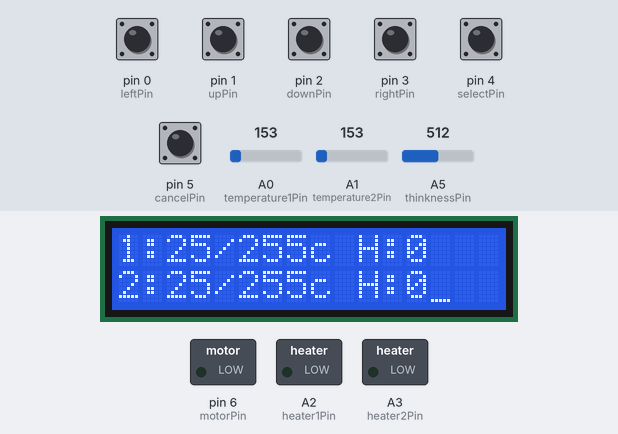
Recording of a sketch running on a simulated Arduino Uno, built with avr-gcc and run on an emulated ATmega328P. Parts: 16×2 character LCD, switched loads named in the sketch (green lamp = pin HIGH). Inputs (shaded band) come from the test bench; at power-on: pin 0 (leftPin), pin 1 (upPin), pin 2 (downPin), pin 3 (rightPin), pin 4 (selectPin), pin 5 (cancelPin) HIGH, A0 (temperature1Pin) = 153, A1 (temperature2Pin) = 153, A5 (thinknessPin) = 512. EEPROM starts erased.

Above: at 1.2 s.
1.3 s: pin 0 (leftPin) pulled LOW for 1 s
At 3.4 s:
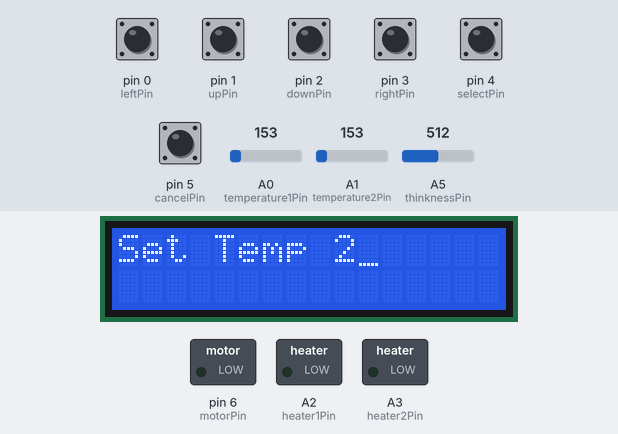
3.8 s: pin 4 (selectPin) pulled LOW for 1 s
At 5.5 s:
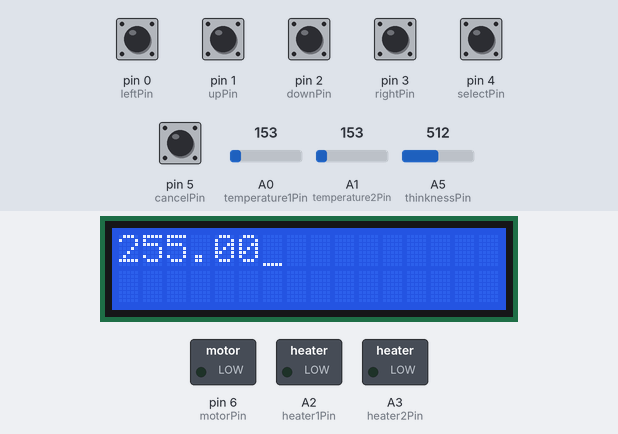
6.3 s: pin 3 (rightPin) pulled LOW for 1 s
At 6.73 s:
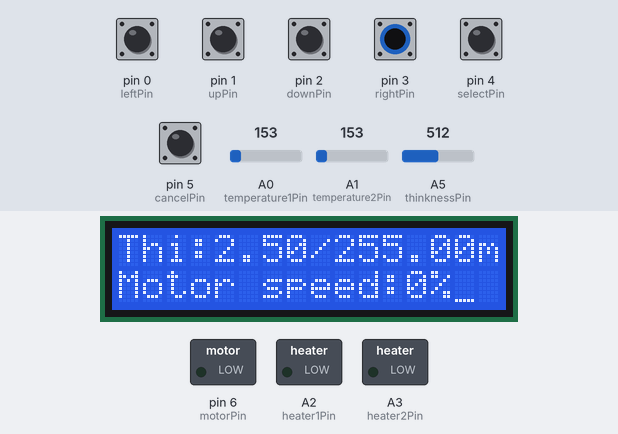
8.8 s: pin 1 (upPin) pulled LOW for 0.15 s
At 9.8 s:
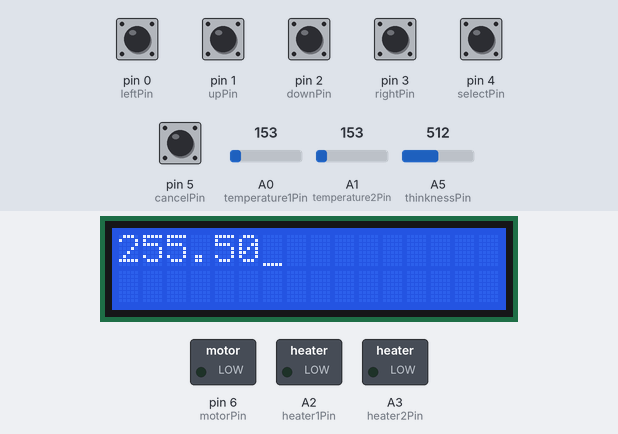
10.4 s: pin 2 (downPin) pulled LOW for 0.15 s
At 10.9 s:
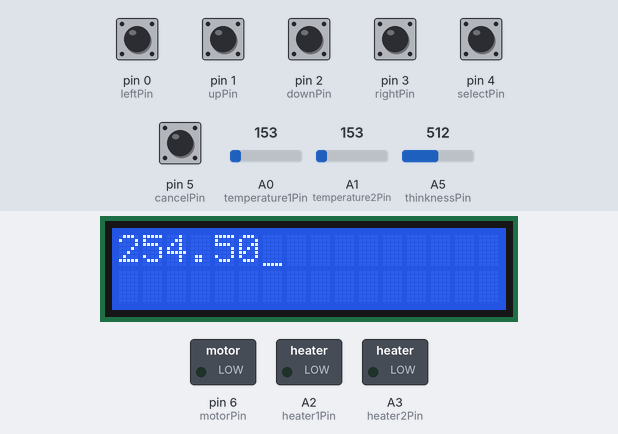
12.0 s: pin 1 (upPin) pulled LOW for 1 s
At 13.6 s:
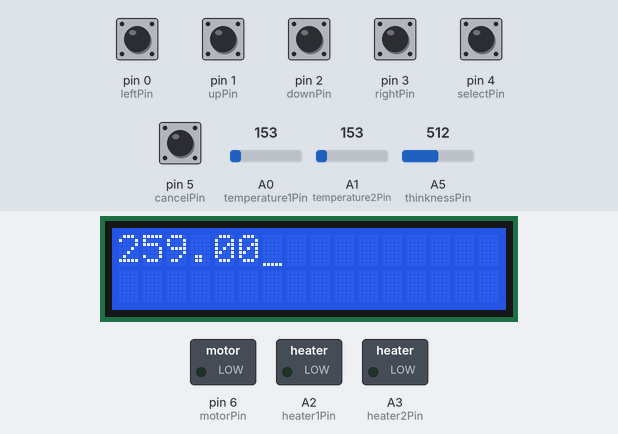
Timing chart, 0 to 15.1 s (numbered marks = the images above; inputs shaded):
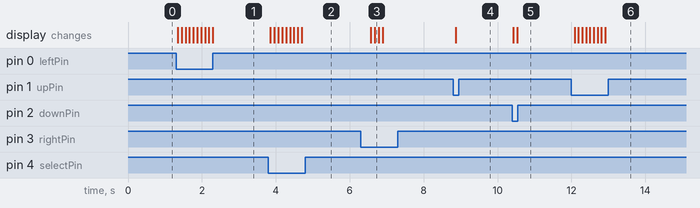

Measured:
- after the input at 1.3 s, the display: first changes after 0.05 s (image 1 shows a later state)
- after the input at 3.8 s, the display: changes after 0.06 s (image 2)
- after the input at 6.3 s, the display: first changes after 0.27 s (image 3 shows a later state)
- after the input at 8.8 s, the display: changes after 0.06 s (image 4)
- after the input at 10.4 s, the display: first changes at once (image 5 shows a later state)
- after the input at 12.0 s, the display: first changes after 0.09 s (image 6 shows a later state)

The sketch:

plastic_extruder1.ino
```cpp
#include <EEPROM.h>
#include <LiquidCrystal.h>
#include <math.h>

float menuLoadValueHandler();
void menuHandler();
void menuDisplayInfo0Handler();
void menuDisplayInfor1Handler();
int menuSaveHandler();
float voltageReadingToCelsius(int reading);
float mapfloat(float x, float in_min, float in_max, float out_min, float out_max);
void loadValuesFromEeprom();


LiquidCrystal lcd(12, 11, 10, 9, 8, 7);

int upPin = 1;
int downPin = 2;
int leftPin = 0;
int rightPin = 3;
int selectPin = 4;
int cancelPin = 5;

int thinknessPin = A5;
int motorPin = 6;
int heater1Pin = A2;
int heater2Pin = A3;
int temperature1Pin = A0;
int temperature2Pin = A1;

int start = 0;
float temperature1current = 0;
float temperature2current = 0;
float temperature1target = 100;
float temperature2target = 50;

float motorSpeed = 0;
float motorSpeedStep = 0.5;

float thicknessTarget = 1.75;
float thicknessCurrent = 0;

int temperature1Reached = 0;
int temperature2Reached = 0;
int heater1On = 0;
int heater2On = 0;

int menuSelected = 0;
int menuEditMode = 0;
float menuEditValueTemp = 0;
float menuEditValueStep = 0.5;

int savedValuesToEepromAddress = 0;
int temperature1targetAddress = 1;
int temperature2targetAddress = 5;
int motorSpeedStepAddress = 9;
int thicknessTargetAddress = 13;

char* menuItems[]={
  	"Temp Info", 		//not displayed
  	"Thicknes Info",	//not displayed
  	"Start",			//displayed but value is set in function
    "Set Temp 1",
    "Set Temp 2",
  	"Set Thickness",
  	"Set Motor Step"
  };
int menuItemsCount = 6;
//int menuItemsCount = sizeof(menuItems) / sizeof(menuItems[0]) - 1;


float menuLoadValueHandler(){
  //sync these values with the menu array index
  if(menuSelected == 3){ return temperature1target; }
  else if(menuSelected == 4){ return temperature2target; }
  else if(menuSelected == 5){ return thicknessTarget; }
  else if(menuSelected == 6){ return motorSpeedStep; }
}

void menuHandler(){
  	if(digitalRead(leftPin) == LOW){ menuSelected--; }
  	else if(digitalRead(rightPin) == LOW){ menuSelected++; }

  	if(menuSelected < 0){
      	menuSelected = menuItemsCount;
    }else if(menuSelected > menuItemsCount){
      	menuSelected = 0;
    }

  	lcd.clear();
  	if(menuSelected == 0){
    	menuDisplayInfo0Handler();
    }else if(menuSelected == 1){
       	menuDisplayInfor1Handler();
    }else if(menuSelected == 2){
    	if(digitalRead(selectPin) == LOW){
          start = !start;
        }

      	if(start){
        	lcd.write("Stop");
        }else{
        	lcd.write("Start");
        }
    }else{
      if(digitalRead(selectPin) == LOW){
        //save
        if(menuEditMode){
			menuSaveHandler();
          	menuEditMode = 0;
        //load
        }else{
          	menuEditMode = 1;
          	menuEditValueTemp = menuLoadValueHandler();
        }
      }

      //cancel
      if(digitalRead(cancelPin) == LOW){
        menuEditMode = 0;
        menuEditValueTemp = 0;
      }

      //edit
      if(menuEditMode){
        if(digitalRead(upPin) == LOW){ menuEditValueTemp += menuEditValueStep; }
        else if(digitalRead(downPin) == LOW){ menuEditValueTemp -= menuEditValueStep; }

        lcd.print(menuEditValueTemp);
      }else{
      	lcd.print(menuItems[menuSelected]);
      }
    }
}


void menuDisplayInfo0Handler(){
	lcd.print("1:");
      lcd.print(round(temperature1current));
      lcd.print("/");
      lcd.print(round(temperature1target));
      lcd.print("c ");
      lcd.print("H:");
      lcd.print(heater1On);
      lcd.setCursor(0, 1);
      lcd.print("2:");
      lcd.print(round(temperature2current));
      lcd.print("/");
      lcd.print(round(temperature2target));
      lcd.print("c ");
      lcd.print("H:");
      lcd.print(heater2On);
}

void menuDisplayInfor1Handler(){
	lcd.print("Thi:");
     lcd.print(thicknessCurrent);
      lcd.print("/");
      lcd.print(thicknessTarget);
      lcd.print("mm");
      lcd.setCursor(0, 1);
      lcd.print("Motor speed:");
      lcd.print((int)motorSpeed);
      lcd.print("%");
}

int menuSaveHandler(){
	if(menuSelected == 2){
    	temperature1target = menuEditValueTemp;
        EEPROM.write(temperature1targetAddress, temperature1target);
   	}else if(menuSelected == 3){
        temperature2target = menuEditValueTemp;
        EEPROM.write(temperature2targetAddress, temperature2target);
    }else if(menuSelected == 4){
        thicknessTarget = menuEditValueTemp;
        EEPROM.write(thicknessTargetAddress, thicknessTarget);
    }else if(menuSelected == 5){
        motorSpeedStep = menuEditValueTemp;
        EEPROM.write(motorSpeedStepAddress, motorSpeedStep);
    }
    EEPROM.write(savedValuesToEepromAddress, 1);
  	return 1;
}


float voltageReadingToCelsius(int reading){
 	float voltage = reading * 5.0 / 1024;
 	float temperatureC = (voltage - 0.5) * 100;
	return temperatureC;
}

float mapfloat(float x, float in_min, float in_max, float out_min, float out_max){
	return (x - in_min) * (out_max - out_min) / (in_max - in_min) + out_min;
}

void loadValuesFromEeprom(){
  	unsigned char loadSavedValues = EEPROM.read(savedValuesToEepromAddress);
  	if(loadSavedValues == 0){ return; }
	temperature1target = EEPROM.read(temperature1targetAddress);
	temperature2target = EEPROM.read(temperature2targetAddress);
	motorSpeedStep = EEPROM.read(motorSpeedStepAddress);
	thicknessTarget = EEPROM.read(thicknessTargetAddress);
}

void setup() {
	pinMode(upPin, INPUT_PULLUP);
	pinMode(downPin, INPUT_PULLUP);
	pinMode(leftPin, INPUT_PULLUP);
	pinMode(rightPin, INPUT_PULLUP);
	pinMode(selectPin, INPUT_PULLUP);
	pinMode(cancelPin, INPUT_PULLUP);

	pinMode(thinknessPin, INPUT);
	pinMode(motorPin, OUTPUT);
	pinMode(heater1Pin, OUTPUT);
	pinMode(heater2Pin, OUTPUT);
	pinMode(temperature1Pin, INPUT);
	pinMode(temperature2Pin, INPUT);

  	lcd.begin(16, 2);
  	lcd.cursor();
  	loadValuesFromEeprom();
}

void loop(){
	temperature1current = voltageReadingToCelsius(analogRead(temperature1Pin));
	temperature2current = voltageReadingToCelsius(analogRead(temperature2Pin));

  	int thicknessCurrentValue = analogRead(thinknessPin);
  	thicknessCurrent = mapfloat(thicknessCurrentValue, 0, 1024, 0, 5);

    if(start){
        temperature1Reached = temperature1current > temperature1target;
  		temperature2Reached = temperature2current > temperature2target;

  		heater1On = !temperature1Reached;
  		heater2On = !temperature2Reached;

      	if(!temperature1Reached || !temperature2Reached){
      		motorSpeed -= motorSpeedStep;
    	}else{
      		if(thicknessCurrent > thicknessTarget){
         		motorSpeed += motorSpeedStep;
      		}else{
         		motorSpeed -= motorSpeedStep;
      		}
    	}

      	if(motorSpeed > 100){
    		motorSpeed = 100;
  		}else if(motorSpeed < 0){
  			motorSpeed = 0;
  		}

    }else{
    	heater1On = 0;
    	heater2On = 0;
    	motorSpeed = 0;
    }

  	digitalWrite(heater1Pin, heater1On);
	digitalWrite(heater2Pin, heater2On);
  	analogWrite(motorPin, map(motorSpeed, 0, 100, 0, 255));

  	menuHandler();
    delay(100);
}
```
